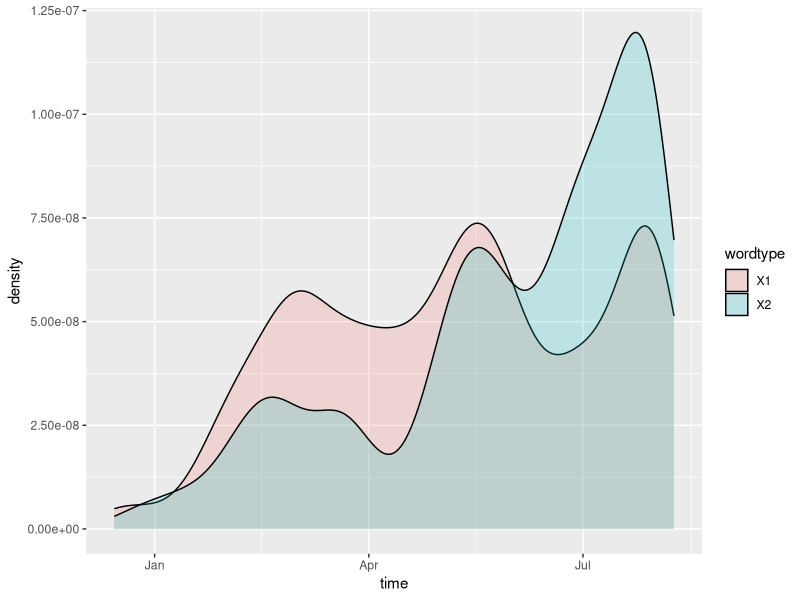

Write the R code that produced this figure.
library(purrr)
suppressMessages(library(dplyr))
library(tibble)
suppressPackageStartupMessages(library(tidyverse))

df <- read.delim("tweetdata.tsv")

df$time <- as.POSIXct(df$time)
df$count <- as.double(df$count)

p <- ggplot(df, aes(x=time, fill = wordtype)) + 
  geom_density(aes(weight = count), alpha = 0.2)

ggsave("tweet_freq.png", device = "png")
